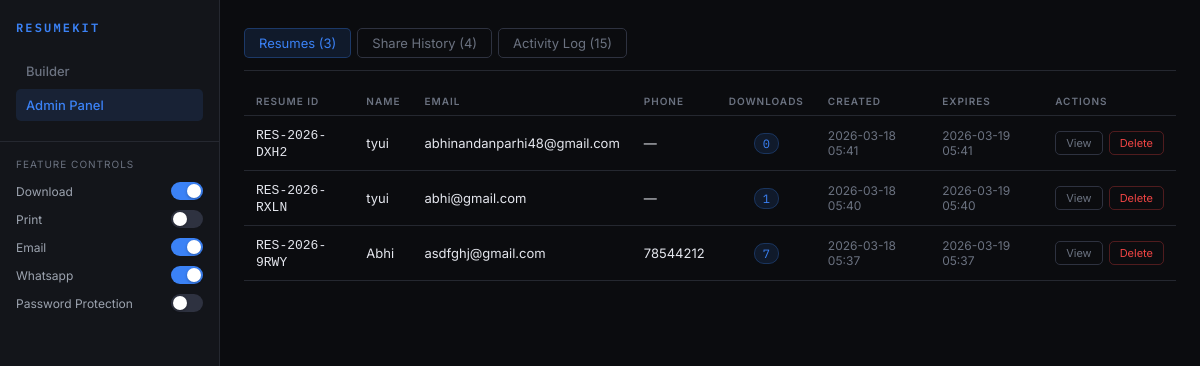
The page /admin on the database its author committed.
### tables this page shows
CREATE TABLE feature_flags (
                key TEXT PRIMARY KEY,
                enabled INTEGER DEFAULT 1
            );

CREATE TABLE resumes (
                id TEXT PRIMARY KEY,
                name TEXT NOT NULL,
                email TEXT NOT NULL,
                phone TEXT,
                dob TEXT,
                summary TEXT,
                skills TEXT,
                experience TEXT,
                education TEXT,
                certifications TEXT,
                languages TEXT,
                password TEXT,
                download_count INTEGER DEFAULT 0,
                created_at TEXT NOT NULL,
                updated_at TEXT NOT NULL,
                expires_at TEXT NOT NULL
            );

### app.py (the view)
@app.route("/admin")
def admin():
    with get_conn() as conn:
        resumes = [dict(r) for r in conn.execute(
            "SELECT id, name, email, phone, download_count, created_at, updated_at, expires_at "
            "FROM resumes ORDER BY created_at DESC"
        ).fetchall()]
        logs = [dict(r) for r in conn.execute(
            "SELECT * FROM activity_log ORDER BY timestamp DESC LIMIT 200"
        ).fetchall()]
        shares = [dict(r) for r in conn.execute(
            "SELECT * FROM share_history ORDER BY timestamp DESC LIMIT 200"
        ).fetchall()]
        flags = get_flags(conn)
    return render_template("admin.html", resumes=resumes, logs=logs,
                           shares=shares, flags=flags)

### models.py (called while the page is built)
def get_conn():
    conn = sqlite3.connect(DB_PATH)
    conn.row_factory = sqlite3.Row
    return conn

def get_flags(conn):
    rows = conn.execute("SELECT key, enabled FROM feature_flags").fetchall()
    return {r["key"]: bool(r["enabled"]) for r in rows}

### templates/admin.html (shortened to what this page needs)
<!DOCTYPE html>
<html lang="en">
<head>
<link rel="stylesheet" href="/static/style.css"/>
</head>
<body>
<div class="shell">
  <aside class="sidebar">
    <div class="sidebar-top">
      <div class="brand">RESUMEKIT</div>
      <nav class="nav">
        <a href="/" class="nav-item">Builder</a>
        <a href="/admin" class="nav-item active">Admin Panel</a>
      </nav>
    </div>
    <div class="flags-panel">
      <div class="flags-title">Feature Controls</div>
      {% for key, val in flags.items() %}
      <div class="flag-row">
        <span class="flag-key">{{ key.replace('_',' ').title() }}</span>
        <label class="toggle">
          <span class="toggle-track"><span class="toggle-thumb"></span></span>
        </label>
      </div>
      {% endfor %}
    </div>
  </aside>
  <div class="main admin-main">
    <div class="admin-tabs">
      <button class="atab active" onclick="showTab('resumes',this)">Resumes ({{ resumes|length }})</button>
      <button class="atab" onclick="showTab('shares',this)">Share History ({{ shares|length }})</button>
      <button class="atab" onclick="showTab('actlog',this)">Activity Log ({{ logs|length }})</button>
    </div>
    <div id="tab-resumes" class="admin-tab-content">
      {% if resumes %}
      <table class="atable">
        <thead>
          <tr>
            <th>Resume ID</th><th>Name</th><th>Email</th><th>Phone</th>
            <th>Downloads</th><th>Created</th><th>Expires</th><th>Actions</th>
          </tr>
        </thead>
        <tbody>
          {% for r in resumes %}
          <tr id="row-{{ r.id }}">
            <td><code>{{ r.id }}</code></td>
            <td>
              <span class="editable-name" id="name-{{ r.id }}">{{ r.name }}</span>
            </td>
            <td>{{ r.email }}</td>
            <td>{{ r.phone or '—' }}</td>
            <td class="center">
              <span class="dl-badge">{{ r.download_count }}</span>
            </td>
            <td class="muted-cell">{{ r.created_at[:16].replace('T',' ') }}</td>
            <td class="muted-cell">{{ r.expires_at[:16].replace('T',' ') }}</td>
            <td>
              <div class="row-actions">
                <button class="btn-ghost small" onclick="viewResume('{{ r.id }}')">View</button>
                <button class="btn-danger small" onclick="deleteResume('{{ r.id }}')">Delete</button>
              </div>
            </td>
          </tr>
          {% endfor %}
        </tbody>
      </table>
      {% else %}
      <div class="empty-state">No resumes yet. <a href="/">Create one →</a></div>
      {% endif %}
    </div>
  </div>
</div>
</body>
</html>

### static/style.css (style rules this page uses)
:root { --bg: #0b0c0f; --surface: #13151a; --surface2: #1a1d24; --border: #252830; --border2: #2e3240; --accent: #3b82f6; --accent-h: #2563eb; --accent-g: rgba(59,130,246,0.12); --green: #10b981; --green-g: rgba(16,185,129,0.12); --yellow: #f59e0b; --yellow-g: rgba(245,158,11,0.1); --red: #ef4444; --red-g: rgba(239,68,68,0.1); --text: #e4e6ed; --muted: #6b7280; --muted2: #9ca3af; --mono: 'IBM Plex Mono', monospace; --sans: 'Inter', sans-serif; --sidebar: 220px; --r: 8px; --r-sm: 5px; }
*, *::before, *::after { box-sizing: border-box; margin: 0; padding: 0; }
html { font-size: 14px; }
body { font-family: var(--sans); background: var(--bg); color: var(--text); min-height: 100vh; }
.shell { display: flex; min-height: 100vh; }
.sidebar { width: var(--sidebar); background: var(--surface); border-right: 1px solid var(--border); display: flex; flex-direction: column; position: fixed; top: 0; left: 0; bottom: 0; overflow-y: auto; z-index: 100; }
.sidebar-top { padding: 20px 16px; display: flex; flex-direction: column; gap: 20px; }
.brand { font-family: var(--mono); font-size: 12px; font-weight: 600; letter-spacing: 0.18em; color: var(--accent); }
.nav { display: flex; flex-direction: column; gap: 2px; }
.nav-item { padding: 8px 10px; border-radius: var(--r-sm); color: var(--muted); text-decoration: none; font-size: 13px; font-weight: 500; transition: all 0.15s; }
.nav-item.active { color: var(--accent); background: var(--accent-g); }
.flags-panel { padding: 16px; border-top: 1px solid var(--border); }
.flags-title { font-size: 10px; text-transform: uppercase; letter-spacing: 0.1em; color: var(--muted); margin-bottom: 12px; }
.flag-row { display: flex; justify-content: space-between; align-items: center; margin-bottom: 10px; }
.flag-key { font-size: 12px; color: var(--muted2); }
.toggle { position: relative; display: inline-flex; cursor: pointer; }
.toggle-track { width: 32px; height: 18px; background: var(--border2); border-radius: 9px; transition: background 0.2s; display: flex; align-items: center; padding: 2px; }
.toggle input:checked + .toggle-track { background: var(--accent); }
.toggle-thumb { width: 14px; height: 14px; background: #fff; border-radius: 50%; transition: transform 0.2s; box-shadow: 0 1px 3px rgba(0,0,0,0.3); }
.toggle input:checked + .toggle-track .toggle-thumb { transform: translateX(14px); }
.main { margin-left: var(--sidebar); flex: 1; display: flex; min-height: 100vh; }
label { font-size: 11px; color: var(--muted2); letter-spacing: 0.03em; }
.btn-ghost { background: transparent; color: var(--muted); border: 1px solid var(--border2); border-radius: var(--r-sm); padding: 8px 14px; font-size: 12px; cursor: pointer; transition: all 0.15s; font-family: var(--sans); }
.btn-ghost.small { padding: 4px 10px; font-size: 11px; }
.admin-main { flex: 1; padding: 28px 24px; display: flex; flex-direction: column; gap: 16px; overflow-y: auto; }
.admin-tabs { display: flex; gap: 6px; border-bottom: 1px solid var(--border); padding-bottom: 12px; }
.atab { background: transparent; border: 1px solid var(--border2); border-radius: var(--r-sm); padding: 6px 14px; font-size: 13px; color: var(--muted); cursor: pointer; font-family: var(--sans); transition: all 0.15s; }
.atab.active { background: var(--accent-g); color: var(--accent); border-color: rgba(59,130,246,0.3); }
.atable { width: 100%; border-collapse: collapse; font-size: 13px; }
.atable th { text-align: left; padding: 8px 12px; font-size: 10px; text-transform: uppercase; letter-spacing: 0.1em; color: var(--muted); border-bottom: 1px solid var(--border); font-weight: 600; }
.atable td { padding: 10px 12px; border-bottom: 1px solid var(--border); color: var(--text); vertical-align: middle; }
.atable .center { text-align: center; }
.atable .muted-cell { color: var(--muted); font-size: 12px; }
.dl-badge { background: var(--accent-g); color: var(--accent); border: 1px solid rgba(59,130,246,0.25); border-radius: 10px; padding: 2px 8px; font-family: var(--mono); font-size: 12px; }
.row-actions { display: flex; gap: 6px; }
.btn-danger { background: transparent; color: var(--red); border: 1px solid rgba(239,68,68,0.3); border-radius: var(--r-sm); padding: 4px 10px; font-size: 11px; cursor: pointer; font-family: var(--sans); transition: all 0.15s; }

### rows shown on the page
feature_flags: replace "Download"
feature_flags: replace "Print"
feature_flags: replace "Email"
feature_flags: replace "Whatsapp"
feature_flags: replace "Password Protection"
resumes: id "RES-2026-DXH2", name "tyui", email "abhinandanparhi48@gmail.com", phone "—", download_count "0", created_at "2026-03-18 05:41", expires_at "2026-03-19 05:41"
resumes: id "RES-2026-RXLN", name "tyui", email "abhi@gmail.com", phone "—", download_count "1", created_at "2026-03-18 05:40", expires_at "2026-03-19 05:40"
resumes: id "RES-2026-9RWY", name "Abhi", email "asdfghj@gmail.com", phone "78544212", download_count "7", created_at "2026-03-18 05:37", expires_at "2026-03-19 05:37"

### other values the page prints
{{ resumes|length }} "3"
{{ shares|length }} "4"
{{ logs|length }} "15"
